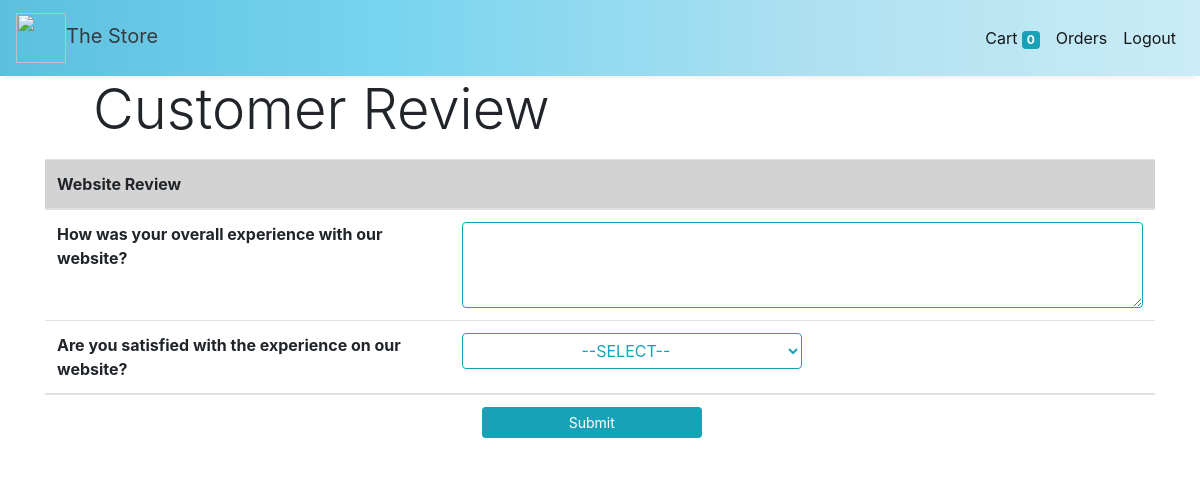
Page /sentiment/review (signed in) on the committed database.
### sentiment/models.py (models this page shows, shortened)
class Question(models.Model):
    CLOSED = 'C'
    OPEN = 'O'
    TYPE_CHOICES = [
        (CLOSED, 'Closed end question'),
        (OPEN, 'Open end question')
    ]
    BOT = 'B'
    WEBSITE = 'W'
    CLASS_CHOICES = [
        (BOT, 'Chatbot review'),
        (WEBSITE, 'Website review')
    ]
    qu_id = models.AutoField(primary_key=True)
    qu_text = models.CharField(max_length=100)
    qu_type = models.CharField(max_length=25, choices=TYPE_CHOICES)
    qu_class = models.CharField(max_length=25, choices=CLASS_CHOICES)
    qu_act_status = models.BooleanField(default=True, null=False,
                                        blank=False)
    def get_all_act_Question():
        return Question.objects.filter(qu_act_status=True).order_by('qu_id')
    def __str__(self):
        return self.qu_text

### sentiment/views/review.py (the view, shortened to what this page needs)
# urls.py: path('review', Review.as_view(), name='review'),
class Review(View):
    return_url = None
    def get(self, request):
        get_data = request.GET
        if (get_data.get("flag") == "0"):
            questions = Question.get_web_act_Question()
        else:
            questions = Question.get_all_act_Question()
        print("question:", questions)
        options = QuestionOptions.get_all_QuestionOptions()
        return render(request, 'sentiment/review.html', {'questions': questions, 'options': options, 'flag': get_data.get("flag")})

### sentiment/models.py (called while the page is built)
    def get_all_QuestionOptions():
        return QuestionOptions.objects.all().order_by('op_id')

### templates/sentiment/review.html (shortened to what this page needs)
{% extends 'store/base.html' %}
{% block content %}
<div class="container">
    <p class="display-4 pl-4 ml-4">Customer Review</p>
    <form action="/sentiment/review" method="POST">
        <table class="table">
            <thead>
                <tr>
                    <th colspan="4" bgcolor="lightgray">Website Review</th>
                </tr>
            </thead>
            <tbody>
                {% for qu in questions %}
                {% if qu.qu_class in "W" %}
                <tr>
                    <td><b>{{qu.qu_text}}</b></td>
                    {% if qu.qu_type in "O" %}
                    <td colspan="3"> <textarea class="btn float-left btn-outline-info col-lg-12" id="{{qu.qu_id}}"
                            name="{{qu.qu_id}}" rows="3" cols="70"></textarea>
                    </td>
                    {% else %}
                    <td>
                        <select name="{{qu.qu_id}}" class="btn float-left btn-outline-info col-lg-6"
                            aria-label=".form-select-lg example">
                            <option value="0">--SELECT--</option>
                        </select>
                    </td>
                    {% endif %}
                </tr>
                {% endif %}
                {% endfor %}
            <tbody>
                <tr>
                    <td></td>
                    <td>
                        <div class="mb-3 form-check">
                            <button type="submit" class="btn btn-sm btn-info col-lg-4">Submit</button>
                        </div>
                    </td>
                </tr>
            </tbody>
        </table>
    </form>
</div>
{% endblock %}

### rows in the picture
Question: qu_text "How was your overall experience with our website?"
Question: qu_text "Are you satisfied with the experience on our website?", qu_id "--SELECT--"

### other values in the picture
{{ request.session.cart.keys|length }} "0"
